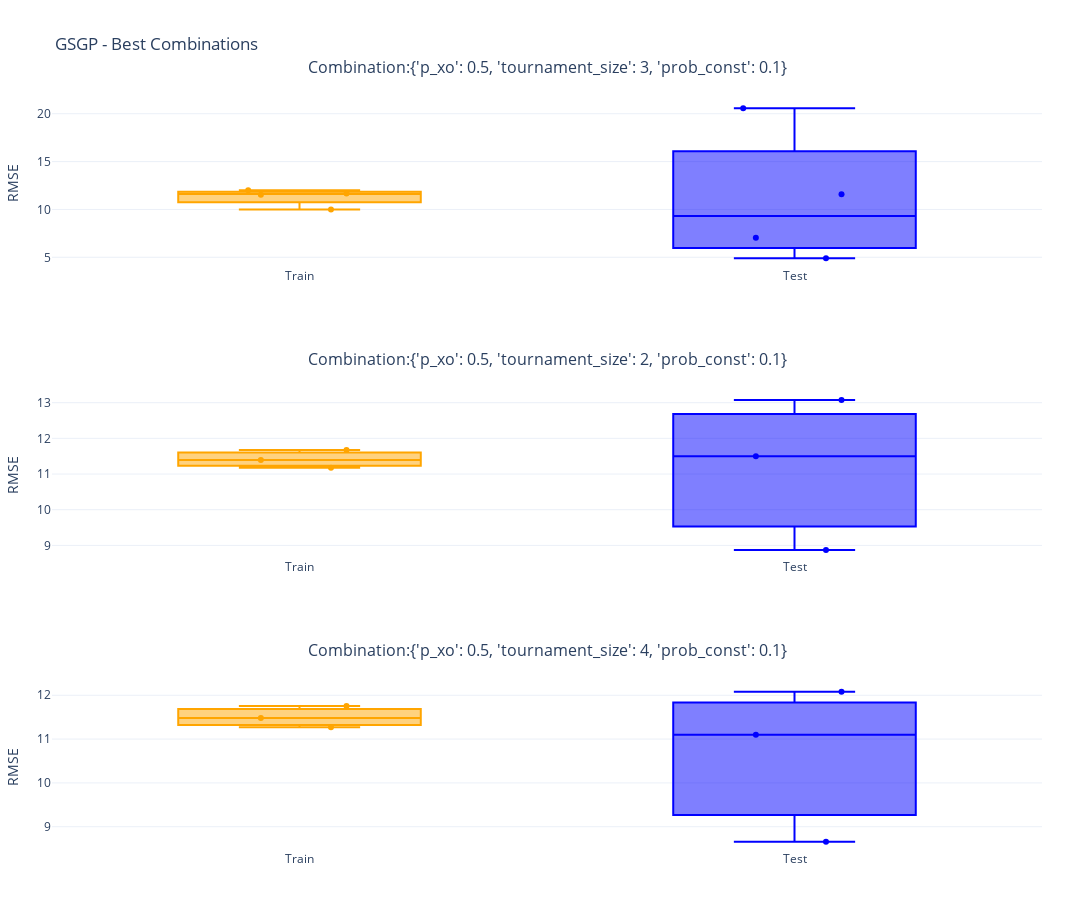

Notebook source saved alongside this figure:
### Markdown cell above
## Visualizations

### Code cell
train_test_best_combs(model_name=MODEL_NAME)

### Figure 1 — Plotly figure (JSON) as saved in the notebook; plotly's stock layout.template omitted (floating-point values rounded to 4 significant figures)
{"data": [{"boxpoints": "all", "jitter": 0.5, "line": {"color": "orange"}, "name": "Train", "pointpos": 0, "type": "box", "xaxis": "x", "y": [9.992, 12.01, 11.68, 11.53], "yaxis": "y"}, {"boxpoints": "all", "jitter": 0.5, "line": {"color": "blue"}, "name": "Test", "pointpos": 0, "type": "box", "xaxis": "x", "y": [20.56, 4.892, 7.033, 11.59], "yaxis": "y"}, {"boxpoints": "all", "jitter": 0.5, "line": {"color": "orange"}, "name": "Train", "pointpos": 0, "type": "box", "xaxis": "x2", "y": [11.18, 11.68, 11.4], "yaxis": "y2"}, {"boxpoints": "all", "jitter": 0.5, "line": {"color": "blue"}, "name": "Test", "pointpos": 0, "type": "box", "xaxis": "x2", "y": [13.08, 8.871, 11.5], "yaxis": "y2"}, {"boxpoints": "all", "jitter": 0.5, "line": {"color": "orange"}, "name": "Train", "pointpos": 0, "type": "box", "xaxis": "x3", "y": [11.27, 11.48, 11.76], "yaxis": "y3"}, {"boxpoints": "all", "jitter": 0.5, "line": {"color": "blue"}, "name": "Test", "pointpos": 0, "type": "box", "xaxis": "x3", "y": [12.08, 11.1, 8.659], "yaxis": "y3"}], "layout": {"annotations": [{"font": {"size": 16}, "showarrow": false, "text": "Combination:{'p_xo': 0.5, 'tournament_size': 3, 'prob_const': 0.1}", "x": 0.5, "xanchor": "center", "xref": "paper", "y": 1, "yanchor": "bottom", "yref": "paper", "yshift": 20}, {"font": {"size": 16}, "showarrow": false, "text": "Combination:{'p_xo': 0.5, 'tournament_size': 2, 'prob_const': 0.1}", "x": 0.5, "xanchor": "center", "xref": "paper", "y": 0.6111, "yanchor": "bottom", "yref": "paper", "yshift": 20}, {"font": {"size": 16}, "showarrow": false, "text": "Combination:{'p_xo': 0.5, 'tournament_size': 4, 'prob_const': 0.1}", "x": 0.5, "xanchor": "center", "xref": "paper", "y": 0.2222, "yanchor": "bottom", "yref": "paper", "yshift": 20}], "height": 900, "margin": {"b": 50, "l": 50, "r": 50, "t": 100}, "showlegend": false, "title": {"text": "GSGP - Best Combinations"}, "width": 1100, "xaxis": {"anchor": "y", "domain": [0, 1]}, "xaxis2": {"anchor": "y2", "domain": [0, 1]}, "xaxis3": {"anchor": "y3", "domain": [0, 1]}, "yaxis": {"anchor": "x", "domain": [0.7778, 1], "range": [0, null], "showgrid": true, "title": {"text": "RMSE"}}, "yaxis2": {"anchor": "x2", "domain": [0.3889, 0.6111], "range": [0, null], "showgrid": true, "title": {"text": "RMSE"}}, "yaxis3": {"anchor": "x3", "domain": [0, 0.2222], "range": [0, null], "showgrid": true, "title": {"text": "RMSE"}}}}
